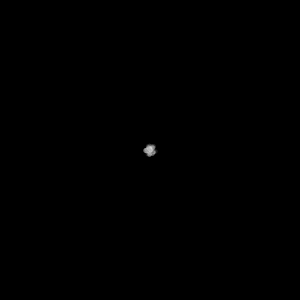
Frame 1 (no input)
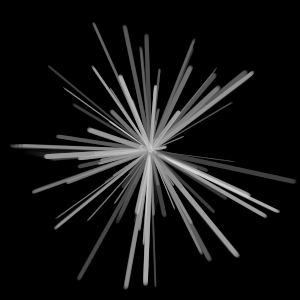
Frame 60 (the mouse pressed at the canvas centre just before this capture)
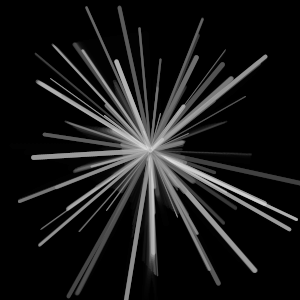
Frame 120 (the mouse held since frame 60 and released just before this capture)

The Processing sketch that drew these frames (run headless with seeded random() and noise(); from frame 60 on, the mouse is pressed at the canvas centre):

// Processing sketch: processing_100660
// ── processing_100660.pde

Line[] lines = new Line[100]; 

void setup() {
  size(300, 300);
  colorMode(HSB, 360, 100, 100);
  background(0);
  smooth();

  for (int i = 0 ; i < lines.length;i++) {
    lines[i] = new Line();
  }
}

void draw() {
  noStroke();
  fill(0, 50);
  rect(0, 0, width, height);

  for (int i = 0 ; i < lines.length;i++) {
    lines[i].move();
    lines[i].display();
  }
}

class Line {
  float x = width/2;
  float y = height/2;
  float r = random(180);
  float t = random(TWO_PI);
  float goal_x = width/2 + r * cos(t);
  float goal_y = height/2 + r * sin(t);
  float easing_x = random(0.05, 0.07)/2;
  float easing_y = random(0.05, 0.07)/2;

  float c = random(100, 360);
  float stroke_w = random(5);

  Line() {
  }

  void move() {
    stroke(c, 80);
    strokeWeight(stroke_w);
    x += (goal_x - x) * easing_x;
    y += (goal_y - y) * easing_y;

    if ((int)goal_x == (int)x || (int)goal_y == (int)y) {
      r = random(180);
      t = random(TWO_PI);
      easing_x = random(0.05, 0.07)/2;
      easing_y = random(0.05, 0.07)/2;
      goal_x = width/2 + r * cos(t);
      goal_y = height/2 + r * sin(t);
    }
  }

  void display() {
    line(width/2, height/2, x, y);
  }
}
